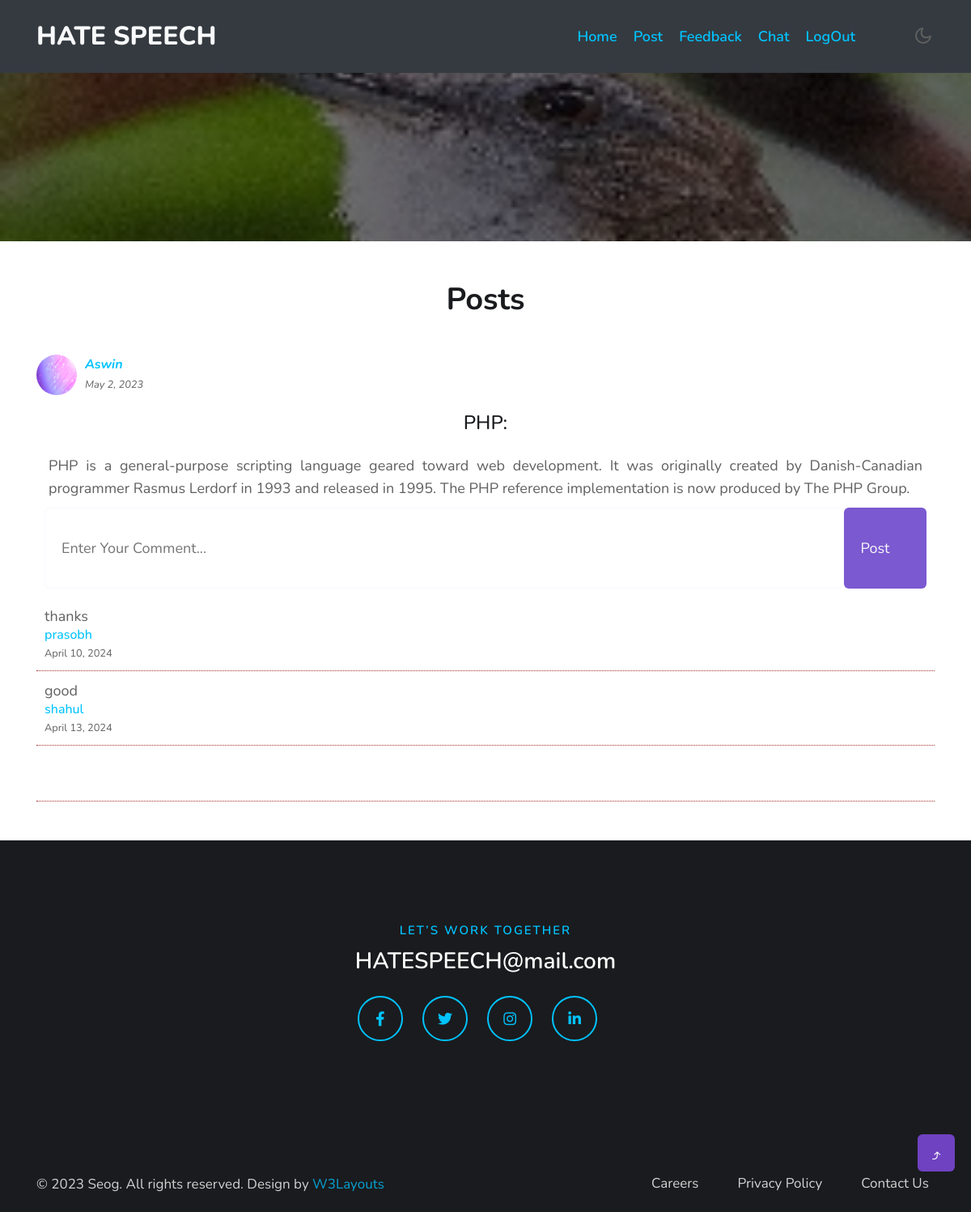
/sfViewIdea?post=3 (signed in), run on the app's committed database.
### hsApp/models.py (models this page shows)
class Post(models.Model):
    idea = models.CharField(max_length=50)
    date = models.DateField(auto_now_add=True)
    desc = models.CharField(max_length=200)
    image = models.ImageField(null=True, blank=True)
    user = models.ForeignKey(Users, on_delete=models.CASCADE)

class Users(models.Model):
    name = models.CharField(max_length=50)
    email = models.EmailField()
    phone = models.CharField(max_length=20)
    address = models.CharField(max_length=200)
    document = models.FileField(upload_to="docs")
    user = models.ForeignKey(User, on_delete=models.CASCADE)

class Comments(models.Model):
    date = models.DateField(auto_now_add=True)
    comment = models.CharField(max_length=200)
    idea = models.ForeignKey(Post, on_delete=models.CASCADE)
    user = models.ForeignKey(Users, on_delete=models.CASCADE)

### hsApp/views.py (the view)
# urls.py: path("sfViewIdea", views.sfViewIdea),
def sfViewIdea(request):
    if 'id' in request.session:
     id = request.GET['post']
     sfid = request.session['id']
     data = Post.objects.get(id=id)
     if request.method == "POST":
        comment = request.POST['comment']
        user = Users.objects.get(id=sfid)
        db = Comments.objects.create(comment=comment, idea=data, user=user)
        db.save()
     comments = Comments.objects.filter(idea=id)
     return render(request, "sfViewIdea.html", {"data": data, "comments": comments})
    else:
        return redirect("/login")

### templates/sfViewIdea.html (shortened to what this page needs)
{% extends "sfBase.html" %} {% block content %}
<section class="w3l-inner-page-breadcrumb">
	<div class="breadcrumb-bg py-5">
		<div class="container pt-lg-5 pt-md-3 p-lg-4 pb-md-3 my-lg-3">
			<h2 class="title pt-5"></h2>
		</div>
	</div>
</section>
<div class="w3l-contact-10" id="contact">
	<div class="form-41-mian py-lg-5 py-md-4 py-2">
		<div class="container">
			<div class="header-title text-center mx-auto">
				<h3 class="title-w3l">Posts</h3>
			</div>
			<div class="contacts-5-grid-main mt-4">
				<div class="form-inner-cont">
					<div class="idea container">
						<div class="useridea d-flex">
							<div class="d-flex">
								<img
									src="/static/media/{{data.user.document}}"
									alt=""
									style="
										width: 50px;
										height: 50px;
										border-radius: 50%;
										margin-right: 10px;
									"
								/>
								<div class="">
									<em
										><strong
											><a href="/sfViewSf?sfid={{data.user.id}}"
												>{{data.user.name}}</a
											></strong
										><br /><small>{{data.date}}</small></em
									>
								</div>
							</div>
						</div>
						<div class="ideaContent container">
							<h4>{{data.idea}}:</h4>
							<div class="text-center">
							</div>
							<p class="line-clamp">{{data.desc}}</p>
						</div>
						<form action="" method="post">
							<div style="display: flex; padding: 10px">
								<input
									type="text"
									name="comment"
									placeholder="Enter Your Comment..."
								/>
								<input
									type="submit"
									value="Post"
									class="bg-primary text-light"
									style="width: 10%; height: 100px"
								/>
							</div>
						</form>
						{% for c in comments %}
						<div
							class="comment"
							style="border-bottom: 1px dotted brown; padding: 10px"
						>
							<p>{{c.comment}}</p>
							<h6>
								<a href="/sfViewSf?sfid={{c.user.id}}">{{c.user.name}}</a>
							</h6>
							<small>{{c.date}}</small>
						</div>
						{% endfor %}
						<br /><br />
					</div>
				</div>
			</div>
		</div>
	</div>
</div>
{% endblock %}

### templates/sfBase.html (style rules this page uses)
body { background-color: #d0d3d4; }

### templates/sfViewIdea.html (style rules this page uses)
.ideaContent p { text-align: justify; }
.ideaContent h4 { margin-top: 20px; text-align: center; }
.idea { border-bottom: 1px dotted brown; padding: 20px 0; }

### data on the page
Post: user.document (picture), user.name "Aswin", date "May 2, 2023", idea "PHP", desc "PHP is a general-purpose scripting language geared toward web development. It was originally created by Danish-Canadian programmer Rasmus Lerdorf in 1993 and released in 1995. The PHP reference implementation is now produced by The PHP Group."
Comments: comment "thanks", user.name "prasobh", date "April 10, 2024"
Comments: comment "good", user.name "shahul", date "April 13, 2024"
